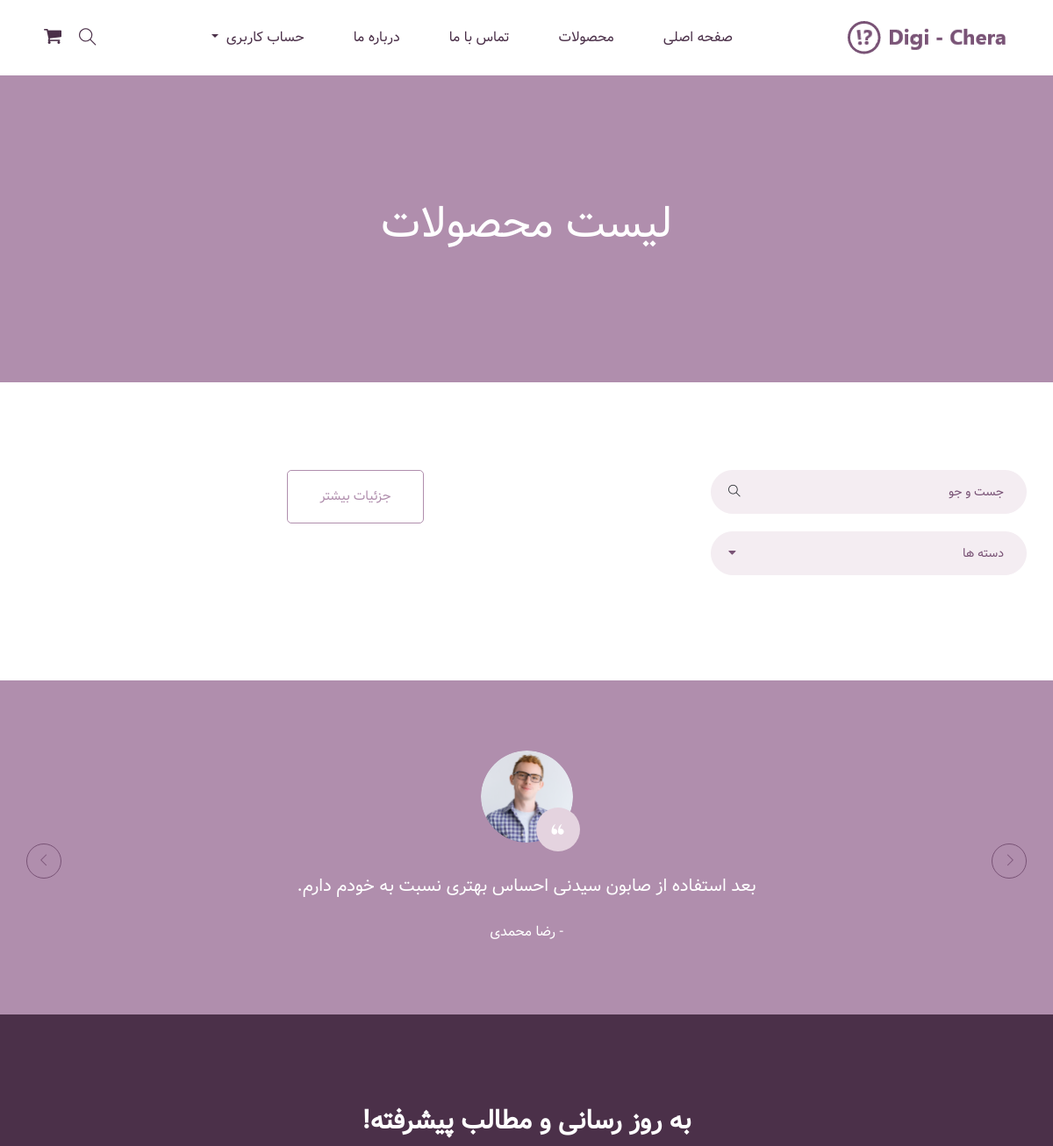
The app's page /products/category/3 (upper part), older data.
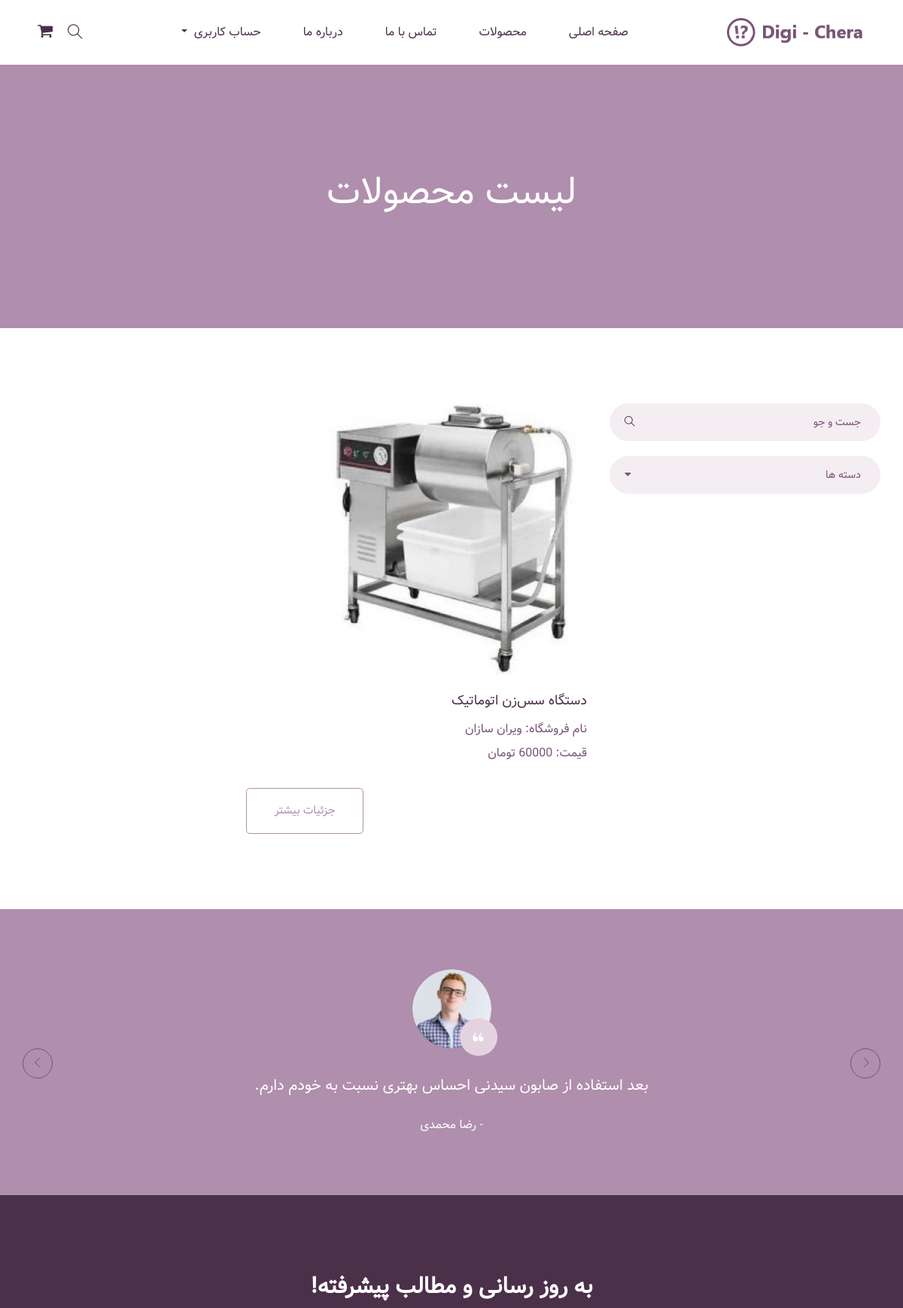
The same page, newer data.
### product/models.py (models this page shows, shortened)
class Product(SluggedModel):
    store = models.ForeignKey(
        "store.Store",
        on_delete=models.CASCADE,
        related_name='products',
        verbose_name='فروشگاه'
    )
    category = models.ForeignKey(
        "Category",
        related_name='products',
        on_delete=models.PROTECT
    )
    name = models.CharField(
        verbose_name='نام محصول',
        max_length=255
    )
    description = models.TextField(
        verbose_name='توضیحات'
    )
    price = models.PositiveIntegerField(
        verbose_name='قیمت'
    )
    stock = models.PositiveIntegerField(
        verbose_name='موجودی انبار'
    )
    is_active = models.BooleanField(
        verbose_name='وضعیت',
        default=True
    )
    class Meta:
        verbose_name = 'محصول'
        verbose_name_plural = 'محصولات'
        ordering = ['store']
    @property
    def primary_image(self):
        img = self.images.filter(is_primary=True).first()
        if img and img.image:
                return img.image
        fallback_img = self.images.first()
        if fallback_img and fallback_img.image:
            return fallback_img.image
        return None

class ProductImage(TimeStampedModel):
    product = models.ForeignKey(
        "Product",
        on_delete=models.CASCADE,
        related_name='images',
        verbose_name='محصول'
    )
    image = models.ImageField(
        verbose_name='تصویر محصول',
        upload_to='product/%Y/%m/%d/',
        validators=[validate_file_size]
    )
    title = models.CharField(
        verbose_name='عنوان',
        max_length=30
    )
    is_primary = models.BooleanField(
        verbose_name='عکس اصلی',
        default=False
    )
    class Meta:
        verbose_name = 'تصویر محصول'
        verbose_name_plural = 'تصویر محصولات'
        ordering = ['-created_at']

### store/models.py (models this page shows, shortened)
class Store(SluggedModel):
    owner = models.OneToOneField(
        settings.AUTH_USER_MODEL,
        on_delete=models.CASCADE,
        related_name='store',
        verbose_name='مالک فروشگاه'
    )
    store_name = models.CharField(
        verbose_name='اسم فروشگاه',
        max_length=255,
    )
    store_logo = models.ImageField(
        verbose_name='لوگوی فروشگاه',
        upload_to='store_logo/%Y/%m/%d/',
        validators=[validate_file_size],
        blank=True,
        null=True
    )
    store_phone = models.CharField(
        verbose_name='شماره تماس فروشگاه',
        max_length=20,
        unique=True
    )
    is_active = models.BooleanField(
        verbose_name='فعال بودن فروشگاه',
        default=False
    )
    class Meta:
        verbose_name = 'فروشگاه'
        verbose_name_plural = 'فروشگاه ها'
        ordering = ['-created_at']

### product/views.py (the view)
# urls.py: path('category/<int:category_id>', views.product_category, name='category'),
def product_category(request, category_id):
    products = Product.objects.filter(is_active=True, category=category_id)
    categories = Category.objects.filter(is_active=True)
    return render(request, 'product/product_list.html', {'products': products, 'categories':categories})

### product/templates/product/product_list.html (shortened to what this page needs)
{% extends 'base.html' %}
{% load static %}
{% block content %}
<section class="breadcrumb_part">
    <div class="container">
        <div class="row">
            <div class="col-lg-12">
                <div class="breadcrumb_iner">
                    <h2>لیست محصولات</h2>
                </div>
            </div>
        </div>
    </div>
</section>
<section class="product_list section_padding">
    <div class="container">
        <div class="row">
            <div class="col-md-4">
                <div class="product_sidebar">
                    <div class="single_sedebar">
                        <form action="{% url 'product:search' %}" method="get">
                            <input type="text" name="q" placeholder="جست و جو">
                            <i class="ti-search"></i>
                        </form>
                    </div>
                    <div class="single_sedebar">
                        <div class="select_option">
                            <div class="select_option_list">دسته ها <i class="right fas fa-caret-down"></i> </div>
                        </div>
                    </div>
                </div>
            </div>
            <div class="col-md-8">
                <div class="product_list">
                    <div class="row">
                        {% for product in products %}
                            <div class="col-lg-6 col-sm-6">
                                <div class="single_product_item">
                                    <a href="{% url 'product:product_detail' product.slug %}">
                                        {% if product.primary_image %}
                                            <img src="{{ product.primary_image.url }}" alt="{{ product.name }}" class="img-fluid">
                                        {% else %}
                                            <img src="{% static 'img/ProductNotFound.png' %}" alt="No Image" class="img-fluid">
                                        {% endif %}
                                        <h3> {{ product.name }} </h3>
                                        <p>نام فروشگاه: {{ product.store.store_name }} </p>
                                        <p> قیمت: {{ product.price }} تومان</p>
                                    </a>
                                </div>
                            </div>
                        {% endfor %}
                    </div>
                    <div class="load_more_btn text-center">
                        <a href="#" class="btn_3">جزئیات بیشتر</a>
                    </div>
                </div>
            </div>
        </div>
    </div>
</section>
<section class="client_review">
    <div class="container">
        <div class="row justify-content-center">
            <div class="col-lg-8">
                <div class="client_review_slider owl-carousel" dir="ltr">
                    <div class="single_client_review" dir="rtl">
                        <div class="client_img">
                            <img src="{% static 'img/client.png' %}" alt="#">
                        </div>
                        <p>بعد استفاده از صابون سیدنی احساس بهتری نسبت به خودم دارم.</p>
                        <h5>- رضا محمدی</h5>
                    </div>
                </div>
            </div>
        </div>
    </div>
</section>
{% endblock content %}

Row changes from the older to the newer data that the page shows:
now on this page (row edited): Product: primary_image (picture), name "دستگاه سس‌زن اتوماتیک", store.store_name "ویران سازان"
